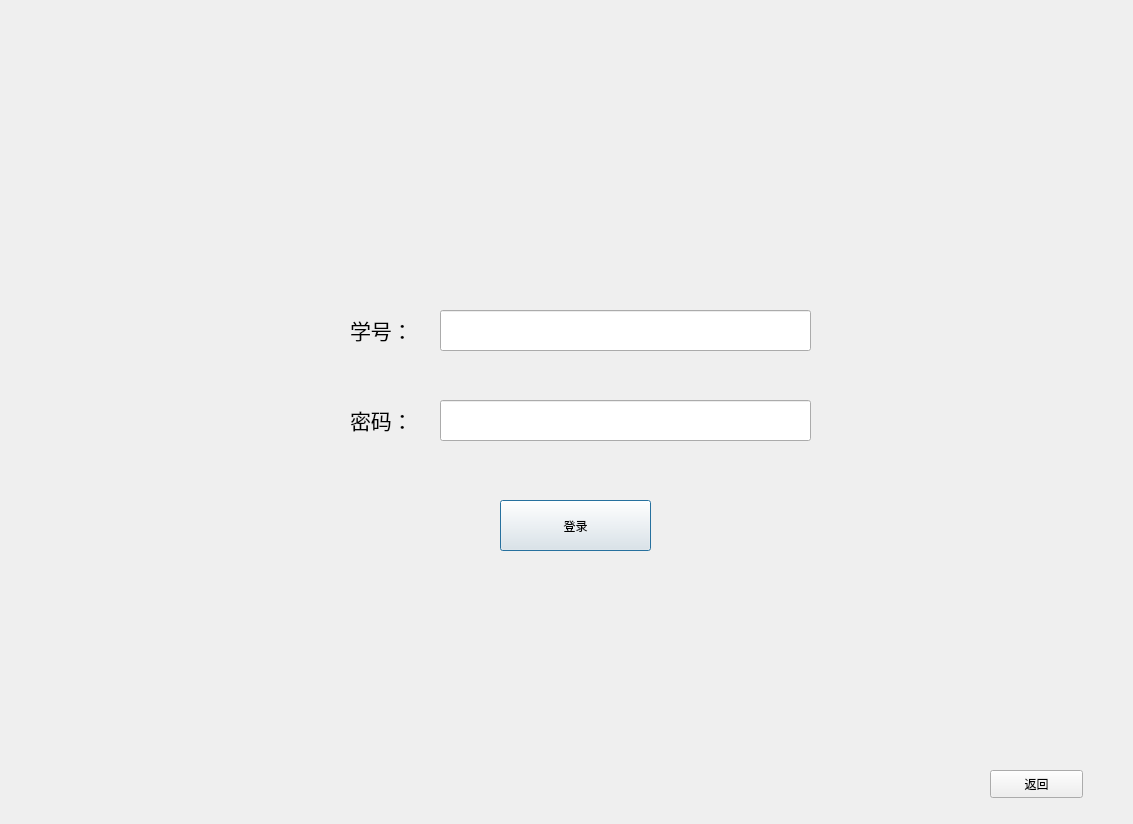
<?xml version="1.0" encoding="UTF-8"?>
<ui version="4.0">
 <class>Dialog</class>
 <widget class="QDialog" name="Dialog">
  <property name="geometry">
   <rect>
    <x>0</x>
    <y>0</y>
    <width>1133</width>
    <height>824</height>
   </rect>
  </property>
  <property name="windowTitle">
   <string>Dialog</string>
  </property>
  <widget class="QLabel" name="label_2">
   <property name="geometry">
    <rect>
     <x>70</x>
     <y>180</y>
     <width>1021</width>
     <height>451</height>
    </rect>
   </property>
   <property name="text">
    <string/>
   </property>
  </widget>
  <widget class="QLineEdit" name="lineEdit">
   <property name="geometry">
    <rect>
     <x>440</x>
     <y>310</y>
     <width>371</width>
     <height>41</height>
    </rect>
   </property>
  </widget>
  <widget class="QLabel" name="label">
   <property name="geometry">
    <rect>
     <x>350</x>
     <y>310</y>
     <width>91</width>
     <height>41</height>
    </rect>
   </property>
   <property name="text">
    <string>&lt;html&gt;&lt;head/&gt;&lt;body&gt;&lt;p&gt;&lt;span style=&quot; font-size:16pt;&quot;&gt;学号：&lt;/span&gt;&lt;/p&gt;&lt;/body&gt;&lt;/html&gt;</string>
   </property>
  </widget>
  <widget class="QLabel" name="label_3">
   <property name="geometry">
    <rect>
     <x>350</x>
     <y>400</y>
     <width>91</width>
     <height>41</height>
    </rect>
   </property>
   <property name="text">
    <string>&lt;html&gt;&lt;head/&gt;&lt;body&gt;&lt;p&gt;&lt;span style=&quot; font-size:16pt;&quot;&gt;密码：&lt;/span&gt;&lt;/p&gt;&lt;/body&gt;&lt;/html&gt;</string>
   </property>
  </widget>
  <widget class="QLineEdit" name="lineEdit_2">
   <property name="geometry">
    <rect>
     <x>440</x>
     <y>400</y>
     <width>371</width>
     <height>41</height>
    </rect>
   </property>
   <property name="echoMode">
    <enum>QLineEdit::Password</enum>
   </property>
  </widget>
  <widget class="QPushButton" name="pushButton">
   <property name="geometry">
    <rect>
     <x>500</x>
     <y>500</y>
     <width>151</width>
     <height>51</height>
    </rect>
   </property>
   <property name="text">
    <string>登录</string>
   </property>
  </widget>
  <widget class="QPushButton" name="pushButton_2">
   <property name="geometry">
    <rect>
     <x>990</x>
     <y>770</y>
     <width>93</width>
     <height>28</height>
    </rect>
   </property>
   <property name="text">
    <string>返回</string>
   </property>
  </widget>
 </widget>
 <resources/>
 <connections/>
</ui>
